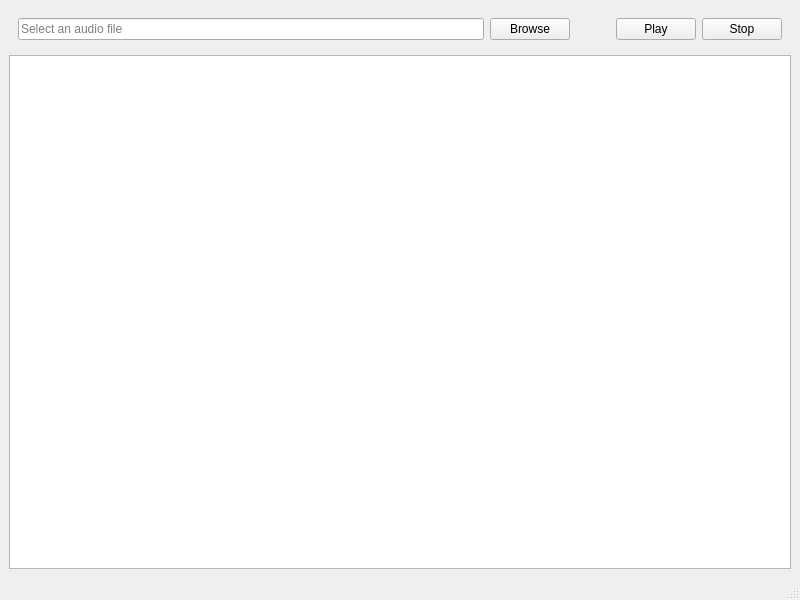
<?xml version="1.0" encoding="UTF-8"?>
<ui version="4.0">
 <class>MainWindow</class>
 <widget class="QMainWindow" name="MainWindow">
  <property name="geometry">
   <rect>
    <x>0</x>
    <y>0</y>
    <width>800</width>
    <height>600</height>
   </rect>
  </property>
  <property name="windowTitle">
   <string>MainWindow</string>
  </property>
  <widget class="QWidget" name="centralwidget">
   <layout class="QVBoxLayout" name="verticalLayout">
    <item>
     <widget class="QWidget" name="controlsWidget" native="true">
      <layout class="QHBoxLayout" name="horizontalLayout">
       <item>
        <widget class="QLineEdit" name="lineEdit">
         <property name="placeholderText">
          <string>Select an audio file</string>
         </property>
        </widget>
       </item>
       <item>
        <widget class="QPushButton" name="pushButtonBrowse">
         <property name="text">
          <string>Browse</string>
         </property>
        </widget>
       </item>
       <item>
        <spacer name="horizontalSpacer">
         <property name="orientation">
          <enum>Qt::Horizontal</enum>
         </property>
         <property name="sizeType">
          <enum>QSizePolicy::Minimum</enum>
         </property>
         <property name="sizeHint" stdset="0">
          <size>
           <width>40</width>
           <height>20</height>
          </size>
         </property>
        </spacer>
       </item>
       <item>
        <widget class="QPushButton" name="pushButtonPlay">
         <property name="text">
          <string>Play</string>
         </property>
        </widget>
       </item>
       <item>
        <widget class="QPushButton" name="pushButton">
         <property name="text">
          <string>Stop</string>
         </property>
        </widget>
       </item>
      </layout>
     </widget>
    </item>
    <item>
     <widget class="QListWidget" name="listWidget">
      <property name="dragDropMode">
       <enum>QAbstractItemView::DragDrop</enum>
      </property>
      <property name="defaultDropAction">
       <enum>Qt::MoveAction</enum>
      </property>
      <property name="alternatingRowColors">
       <bool>true</bool>
      </property>
      <property name="movement">
       <enum>QListView::Snap</enum>
      </property>
     </widget>
    </item>
   </layout>
  </widget>
  <widget class="QMenuBar" name="menubar">
   <property name="geometry">
    <rect>
     <x>0</x>
     <y>0</y>
     <width>800</width>
     <height>24</height>
    </rect>
   </property>
  </widget>
  <widget class="QStatusBar" name="statusbar"/>
 </widget>
 <resources/>
 <connections/>
</ui>
